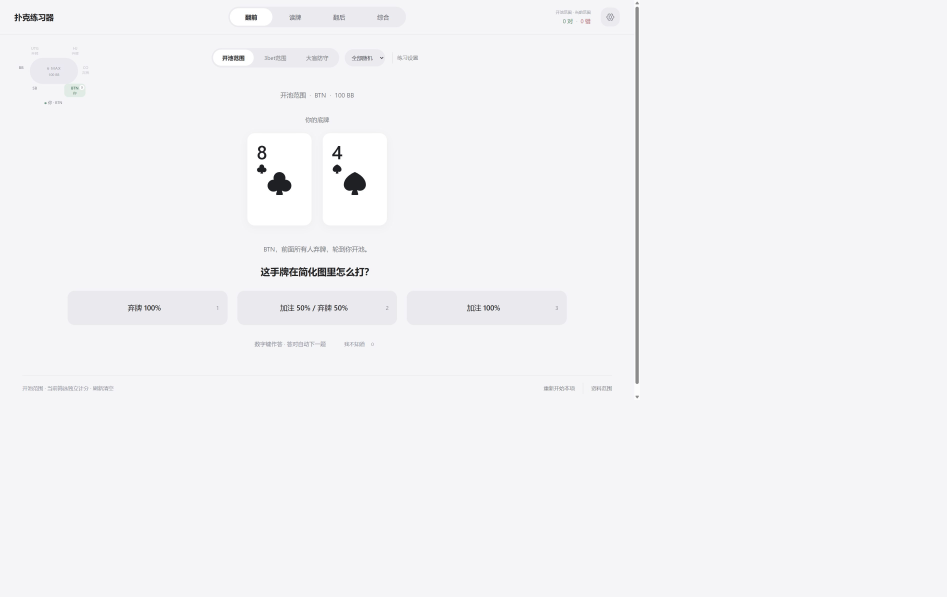
#> input picture design/detail-large.png, 3787 x 2388 px, given in place of exec-1e9d1ad7-71ca-44a3-9810-b835eda9b985.png, which was not available (shown at 1/4 size)
$ python compare.py
#> lines starting #> are read from the running program, lines starting #| are printed output that depends on the picture
from PIL import Image
from pathlib import Path
root=Path(r'C:/Users/why/Documents/ChatGPT/德州扑克GTO简化/design')
ref=Image.open(r'C:/Users/why/.codex/generated_images/01a11a8a-d94e-77b2-bc4e-e00f4e520e4d/exec-1e9d1ad7-71ca-44a3-9810-b835eda9b985.png')
#> ref is the input picture: PIL image 3787x2388 RGB; mean R, G, B 243.6, 243.5, 245.6
actual=Image.open(root/'implementation-desktop.png')
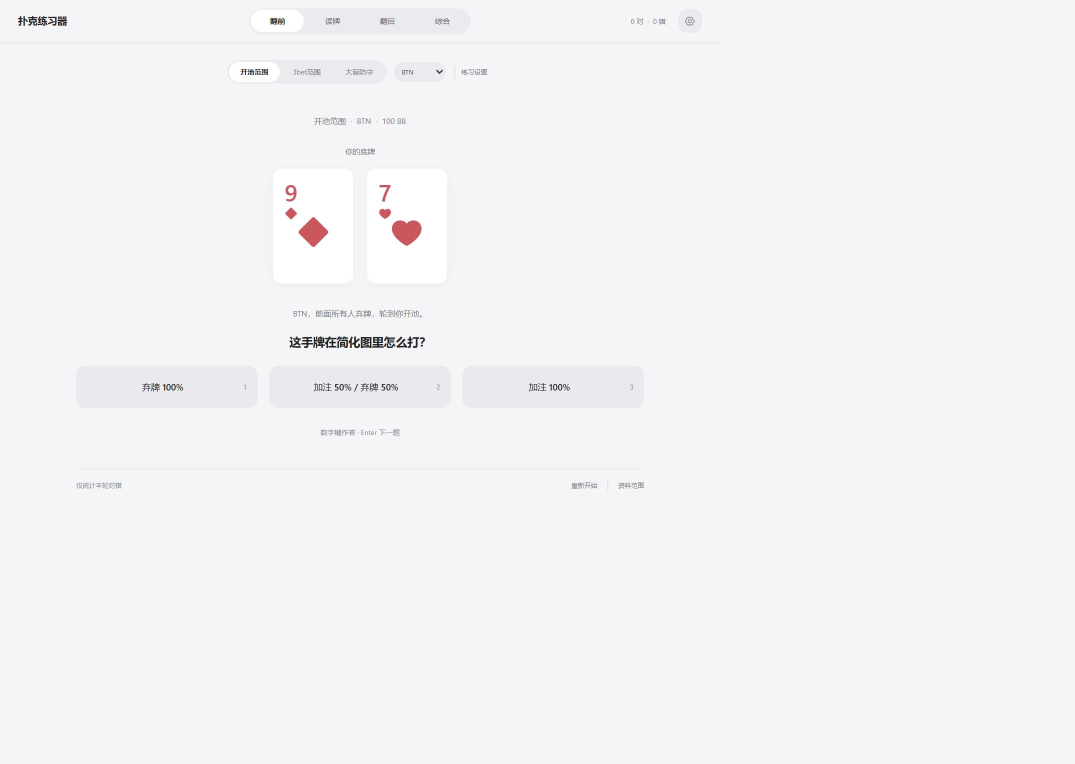
#> input picture design/implementation-desktop.png, 2149 x 1527 px, found by its file name (shown at 1/2 size)
#> actual is the input picture: PIL image 2149x1527 RGB; mean R, G, B 244.1, 243.9, 246
print('reference',ref.size,'capture',actual.size)
#| reference (3787, 2388) capture (2149, 1527)
ref=ref.resize((1440,1024))
#> ref: PIL image 1440x1024 RGB
actual=actual.crop((0,0,1440,1023)).resize((1440,1024))
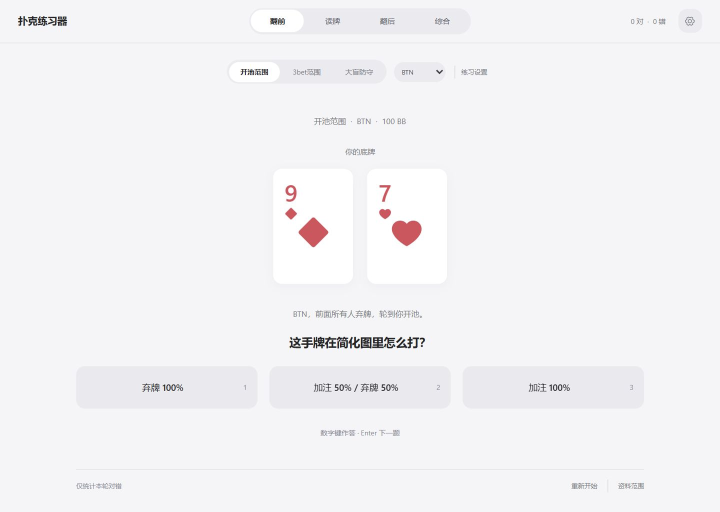
#> actual: PIL image 1440x1024 RGB (shown at 1/2 size); mean R, G, B 243, 242.6, 244.7
ref.save(root/'reference.png')
actual.save(root/'preview.png')
combined=Image.new('RGB',(2880,1024),'white');combined.paste(ref,(0,0));combined.paste(actual,(1440,0));combined.save(root/'comparison.png')
#> after `combined = Image.new('RGB', (2880, 1024), 'white')`: combined: PIL image 2880x1024 RGB; every value is 255
#> after `combined.paste(ref, (0, 0))`:
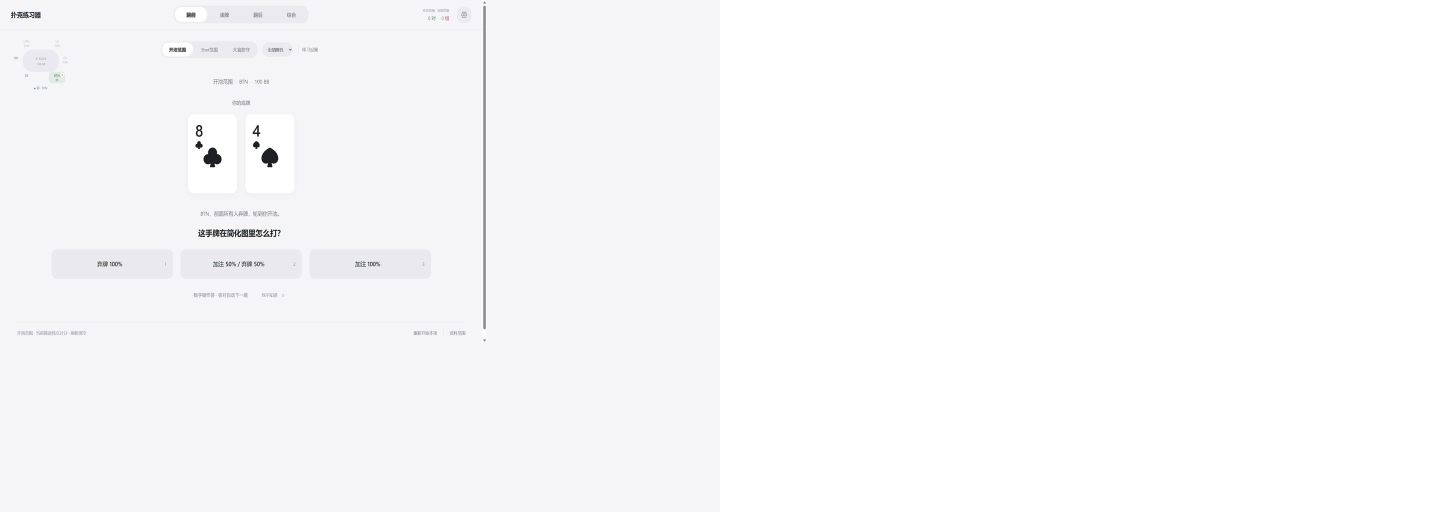
#> combined: PIL image 2880x1024 RGB (shown at 1/2 size); mean R, G, B 249.3, 249.3, 250.3
#> after `combined.paste(actual, (1440, 0))`:
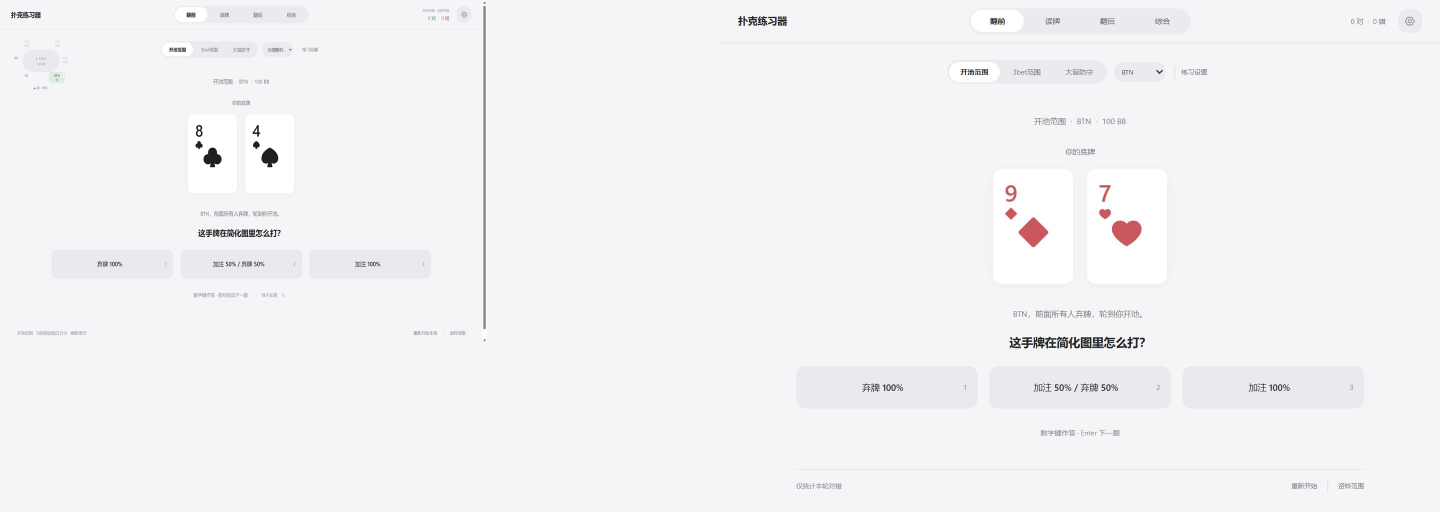
#> combined: PIL image 2880x1024 RGB (shown at 1/2 size); mean R, G, B 243.3, 243, 245.2
